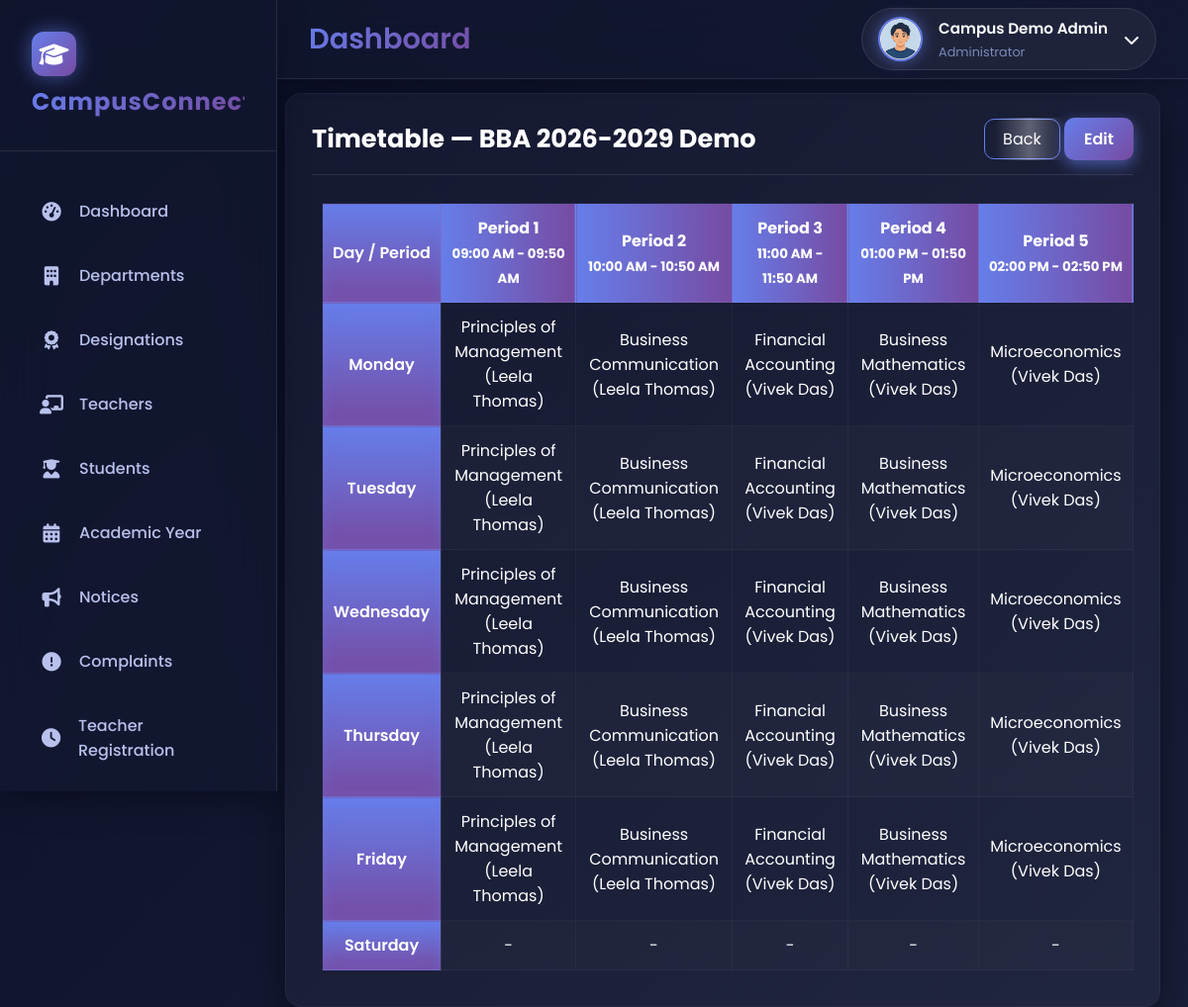
/Admin/CreateTimetable.php?class_id=2&department_id=2 (signed in), run on the app's committed database.
### tables this page shows
CREATE TABLE `tbl_class` (
  `class_id` int(11) NOT NULL,
  `class_name` varchar(100) NOT NULL,
  `course_id` int(11) NOT NULL,
  `semester_id` int(11) NOT NULL,
  `acyear_id` int(11) NOT NULL,
  `teacher_id` int(11) DEFAULT NULL,
  `is_completed` tinyint(1) NOT NULL DEFAULT 0
);

CREATE TABLE `tbl_departmentperiods` (
  `period_id` int(11) NOT NULL,
  `department_id` int(11) NOT NULL,
  `period_no` int(11) NOT NULL,
  `start_time` time NOT NULL,
  `end_time` time NOT NULL,
  `is_break` tinyint(1) DEFAULT 0
);

CREATE TABLE `tbl_subject` (
  `subject_id` int(10) NOT NULL,
  `subject_name` varchar(50) NOT NULL,
  `course_id` int(15) NOT NULL,
  `semester_id` int(15) NOT NULL
);

CREATE TABLE `tbl_teacher` (
  `teacher_id` int(11) NOT NULL,
  `department_id` int(11) NOT NULL,
  `designation_id` int(11) NOT NULL,
  `teacher_name` varchar(100) NOT NULL,
  `teacher_gender` enum('Male','Female','Other') NOT NULL,
  `teacher_address` text NOT NULL,
  `teacher_contact` varchar(15) NOT NULL,
  `teacher_email` varchar(100) NOT NULL,
  `teacher_password` varchar(255) NOT NULL,
  `teacher_photo` varchar(255) DEFAULT NULL
);

### Admin/CreateTimetable.php (the view, shortened to what this page needs)
<?php
include("../Includes/AdminHeader.php");
$class_id = (int)$_GET['class_id'];
$department_id = (int)$_GET['department_id'];
$classRes = $con->query("SELECT * FROM tbl_class WHERE class_id = $class_id LIMIT 1");
$classRow = $classRes->fetch_assoc();
$class_name  = $classRow['class_name'];
$course_id   = (int)$classRow['course_id'];
$semester_id = (int)$classRow['semester_id'];
$weekdays = ['Monday', 'Tuesday', 'Wednesday', 'Thursday', 'Friday', 'Saturday'];
$periods = [];
$periodRes = $con->query("SELECT * FROM tbl_departmentperiods WHERE department_id = $department_id ORDER BY period_id ASC");
while ($r = $periodRes->fetch_assoc()) $periods[] = $r;
$existing = [];
$timetableExists = false;
$tRes = $con->query("SELECT * FROM tbl_timetable WHERE class_id = $class_id AND semester_id = $semester_id");
if ($tRes) {
    while ($row = $tRes->fetch_assoc()) {
        $timetableExists = true;
        $existing[$row['weekday']][$row['period_id']] = [
            'subject_id' => $row['subject_id'],
            'teacher_id' => $row['teacher_id']
        ];
    }
}
$editMode = isset($_GET['edit']);
?>
<!DOCTYPE html>
<html lang="en">
<head>
<link rel="stylesheet" href="../Assets/CSS/universal.css">
</head>
<body>
<div class="timetable-page">
  <div class="page-inner">
    <div class="timetable-card">
      <div class="card-header">
        <h2 class="card-title">Timetable — <?php echo htmlspecialchars($class_name); ?></h2>
        <div>
          <a href="ClassList.php?department_id=<?php echo $department_id; ?>&course_id=<?php echo $course_id; ?>" class="btn-secondary">Back</a>
          <?php if ($timetableExists && !$editMode): ?>
            <a href="CreateTimetable.php?class_id=<?php echo $class_id; ?>&department_id=<?php echo $department_id; ?>&edit=1" class="btn-primary">Edit</a>
          <?php endif; ?>
        </div>
      </div>
      <?php if (count($periods) === 0): ?>
        <p>No period structure set for this department.
        <a href="DepartmentPeriodSetting.php?department_id=<?php echo $department_id; ?>" class="btn-primary">Set Period Structure</a></p>
      <?php else: ?>
      <div class="table-wrap">
        <?php if ($timetableExists && !$editMode): ?>
          <table class="timetable">
            <thead>
              <tr>
                <th>Day / Period</th>
                <?php
                $i=0;
                foreach ($periods as $p) {
                    $i++;
                    echo "<th>Period $i<br><small>".date("h:i A",strtotime($p['start_time']))." - ".date("h:i A",strtotime($p['end_time']))."</small></th>";
                } ?>
              </tr>
            </thead>
            <tbody>
              <?php foreach ($weekdays as $day): ?>
                <tr>
                  <td><?php echo $day; ?></td>
                  <?php foreach ($periods as $p):
                    $pid = $p['period_id'];
                    $subId = $existing[$day][$pid]['subject_id'] ?? null;
                    $teachId = $existing[$day][$pid]['teacher_id'] ?? null;
                    $label = '-';
                    if ($subId && $teachId) {
                    $subName = $con->query("SELECT subject_name FROM tbl_subject WHERE subject_id = $subId")
                    ->fetch_row()[0] ?? null;
                    $teachName = $con->query("SELECT teacher_name FROM tbl_teacher WHERE teacher_id = $teachId")
                    ->fetch_row()[0] ?? null;
                    if ($subName && $teachName) {
                      $label = $subName . " (" . $teachName . ")";
                    }
                   }
                    ?>
                    <td><?php echo htmlspecialchars($label); ?></td>
                  <?php endforeach; ?>
                </tr>
              <?php endforeach; ?>
            </tbody>
          </table>
        <?php endif; ?>
      </div>
      <?php endif; ?>
    </div>
  </div>
</div>
</body>
</html>

### Includes/AdminHeader.php (shortened to what this page needs)
<?php
$user_name  = 'Administrator';
$user_role  = 'Administrator';
$photo_path = "../Assets/Files/Admin/default.png";
if(isset($_SESSION['admin_id'])) {
    $uid = $_SESSION['admin_id'];
    $qry = "SELECT admin_name AS name, admin_photo AS photo
            FROM tbl_admin WHERE admin_id='$uid'";
    $res = $con->query($qry);
    if($res && $row = $res->fetch_assoc()) {
        $user_name = $row['name'];
        $photo     = $row['photo'] ?: 'default.png';
        $photo_path = "../Assets/Files/Admin/" . $photo;
    }
}
?>
<!DOCTYPE html>
<html lang="en">
<head>
<link rel="stylesheet" href="https://cdnjs.cloudflare.com/ajax/libs/font-awesome/6.4.0/css/all.min.css">
<link rel="stylesheet" href="../Assets/CSS/universal.css">
</head>
<body>
<div class="animated-gradient-bg"></div>
<div id="particles-background"></div>
<header class="main-header">
    <div class="header-left">
        <div class="header-title">
            <h1><?php echo $page_title ?? 'Dashboard'; ?></h1>
        </div>
    </div>
    <div class="header-right">
        <div class="user-profile" id="profileTrigger">
            <img src="<?php echo htmlspecialchars($photo_path); ?>" alt="User" class="user-avatar">
            <div class="user-info">
                <h4><?php echo htmlspecialchars($user_name); ?></h4>
                <p><?php echo htmlspecialchars($user_role); ?></p>
            </div>
            <i class="fas fa-chevron-down"></i>
        </div>
    </div>
</header>
</body>
</html>

### Assets/CSS/universal.css (style rules this page uses)
:root { --gradient-1: #667eea; --gradient-2: #764ba2; --gradient-3: #f093fb; --primary-bg: #0a0e27; --secondary-bg: #151932; --card-bg: rgba(21, 25, 50, 0.7); --glass-bg: rgba(21, 25, 50, 0.6); --hover-bg: rgba(102, 126, 234, 0.1); --text-primary: #ffffff; --text-secondary: #b8c1ec; --text-muted: #7b8ab8; --border-glass: rgba(255, 255, 255, 0.1); --glow-primary: rgba(102, 126, 234, 0.6); --glow-secondary: rgba(118, 75, 162, 0.6); --shadow-sm: 0 5px 15px rgba(0, 0, 0, 0.2); --shadow-md: 0 10px 30px rgba(0, 0, 0, 0.3); --shadow-lg: 0 20px 60px rgba(0, 0, 0, 0.4); --success: #10b981; --warning: #f59e0b; --error: #ef4444; --info: #3b82f6; --transition-fast: 0.2s ease; --transition-normal: 0.3s ease; --transition-slow: 0.5s ease; --transition-bounce: cubic-bezier(0.68, -0.55, 0.265, 1.55); }
* { margin: 0; padding: 0; box-sizing: border-box; }
body { font-family: 'Poppins', sans-serif; background: var(--primary-bg); color: var(--text-primary); overflow-x: hidden; transition: background var(--transition-normal), color var(--transition-normal); }
a { text-decoration: none; color: inherit; }
#particles-background { position: fixed; top: 0; left: 0; width: 100%; height: 100%; z-index: -1; opacity: 0.4; }
.animated-gradient-bg { position: fixed; top: 0; left: 0; width: 100%; height: 100%; z-index: -2; background: linear-gradient(135deg, var(--primary-bg) 0%, #1a1f3a 25%, #2a1a40 50%, #1a1f3a 75%, var(--primary-bg) 100%); background-size: 400% 400%; animation: gradientShift 15s ease infinite; }
.main-header { position: fixed; top: 0; left: 280px; right: 0; height: 80px; background: var(--glass-bg); backdrop-filter: blur(30px); border-bottom: 1px solid var(--border-glass); display: flex; align-items: center; justify-content: space-between; padding: 0 2rem; z-index: 999; transition: all var(--transition-normal); box-shadow: var(--shadow-sm); }
.header-left { display: flex; align-items: center; gap: 1.5rem; }
.header-title h1 { font-size: 1.8rem; font-weight: 600; background: linear-gradient(135deg, var(--gradient-1), var(--gradient-2)); -webkit-background-clip: text; -webkit-text-fill-color: transparent; }
.header-right { display: flex; align-items: center; gap: 2rem; }
.user-profile { display: flex; align-items: center; gap: 1rem; padding: 0.5rem 1rem; background: rgba(255, 255, 255, 0.05); border: 1px solid var(--border-glass); border-radius: 50px; cursor: pointer; transition: all var(--transition-normal); }
.user-avatar { width: 45px; height: 45px; border-radius: 50%; border: 2px solid var(--gradient-1); overflow: hidden; box-shadow: 0 0 15px var(--glow-primary); }
.user-info h4 { font-size: 0.95rem; font-weight: 600; margin-bottom: 0.2rem; }
.user-info p { font-size: 0.8rem; color: var(--text-muted); }
.card-header { display: flex; justify-content: space-between; align-items: center; margin-bottom: 1.5rem; padding-bottom: 1rem; border-bottom: 1px solid var(--border-glass); }
.card-title { font-size: 1.3rem; font-weight: 600; display: flex; align-items: center; gap: 0.8rem; }
.btn-primary { padding: 0.8rem 2rem; background: linear-gradient(135deg, var(--gradient-1), var(--gradient-2)); border: none; border-radius: 12px; color: white; font-weight: 600; cursor: pointer; transition: all var(--transition-normal); box-shadow: 0 5px 15px var(--glow-primary); position: relative; overflow: hidden; }
.btn-primary::before { content: ''; position: absolute; top: 0; left: -100%; width: 100%; height: 100%; background: linear-gradient(90deg, transparent, rgba(255, 255, 255, 0.3), transparent); transition: left 0.5s ease; }

### Includes/AdminHeader.php (style rules this page uses)
.user-profile { display: flex; align-items: center; gap: 0.7rem; cursor: pointer; }
.user-avatar { width: 45px; height: 45px; border-radius: 50%; object-fit: cover; border: 2px solid var(--gradient-1); }
.user-info h4 { margin: 0; color: var(--text-primary); font-size: 0.95rem; }
.user-info p { margin: 0; font-size: 0.8rem; color: var(--text-secondary); }

### data on the page
tbl_class: class_name "BBA 2026-2029 Demo"
tbl_departmentperiods: start_time "09:00 AM", end_time "09:50 AM", period_id.teacher_name "Principles of Management (Leela Thomas)", label "-"
tbl_departmentperiods: start_time "10:00 AM", end_time "10:50 AM", period_id.teacher_name "Business Communication (Leela Thomas)", label "-"
tbl_departmentperiods: start_time "11:00 AM", end_time "11:50 AM", period_id.teacher_name "Financial Accounting (Vivek Das)", label "-"
tbl_departmentperiods: start_time "01:00 PM", end_time "01:50 PM", period_id.teacher_name "Business Mathematics (Vivek Das)", label "-"
tbl_departmentperiods: start_time "02:00 PM", end_time "02:50 PM", period_id.teacher_name "Microeconomics (Vivek Das)", label "-"

### other printed values
$page_title "Dashboard"
$user_name "Campus Demo Admin"
$user_role "Administrator"
$item['label'] "Dashboard"
$item['label'] "Departments"
$item['label'] "Designations"
$item['label'] "Teachers"
$item['label'] "Students"
$item['label'] "Academic Year"
$item['label'] "Notices"
$item['label'] "Complaints"
$item['label'] "Teacher Registration"
$day "Monday"
$day "Tuesday"
$day "Wednesday"
